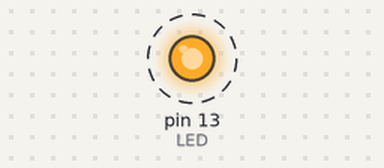
Bench run of a sketch on a simulated Arduino Uno, built with avr-gcc and run on an emulated ATmega328P. On the bench: output pins drawn as LEDs (lit = HIGH). Dashed ring = blinking.

Above: at 0.5 s.
Timing chart, 0 to 4.6 s (numbered marks = the images above):
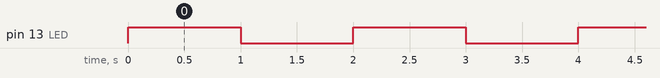

The sketch:

Hello_world.ino
```cpp
#define LED 13
void setup() {
  pinMode(LED_BUILTIN, OUTPUT);
  digitalWrite(LED, LOW);
}

void loop() {
  // turn the LED on (HIGH is the voltage level)
  digitalWrite(LED, HIGH);
  delay(1000);  // Wait for 1000 millisecond(s)
  // turn the LED off by making the voltage LOW
  digitalWrite(LED, LOW);
  delay(1000);  // Wait for 1000 millisecond(s)
}
```

Measured:
- by itself, pin 13 (LED): alternates HIGH for 1.0 s and LOW for 1.0 s
